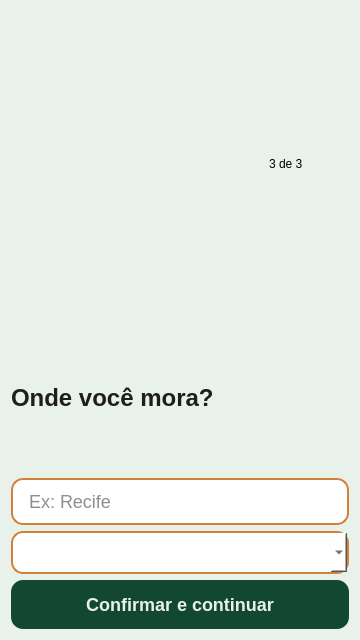
<?xml version="1.0" encoding="UTF-8"?>
<ui version="4.0">
 <class>Form</class>
 <widget class="QWidget" name="Form">
  <property name="geometry">
   <rect>
    <x>0</x>
    <y>0</y>
    <width>360</width>
    <height>640</height>
   </rect>
  </property>
  <property name="minimumSize">
   <size>
    <width>360</width>
    <height>640</height>
   </size>
  </property>
  <property name="maximumSize">
   <size>
    <width>360</width>
    <height>640</height>
   </size>
  </property>
  <property name="windowTitle">
   <string>Form</string>
  </property>
  <property name="styleSheet">
   <string>QWidget { background-color: #E9F2EA; font-family: &quot;Roboto Flex&quot;; }
QPushButton { background-color: #124831; color: #E9F2EA; font-family: &quot;Roboto Flex&quot;; font-weight: 700; font-size: 18px; border-radius: 12px; padding: 14px; border: none; }
QPushButton:hover { background-color: #0a3020; }
QLineEdit { border: 2px solid #D2813A; color: #1E1E1E; background-color: #FFFFFF; border-radius: 12px; font-size: 18px; padding: 10px 14px; }
QLineEdit:focus { border-color: #124831; }
QComboBox { border: 2px solid #D2813A; background-color: #FFFFFF; color: #1E1E1E; border-radius: 12px; font-size: 16px; padding: 9px 12px; }
QLabel#code_sent_label { font-family: &quot;Roboto Flex&quot;; font-weight: 700; font-size: 24px; color: #1E1E1E; }</string>
  </property>
  <layout class="QVBoxLayout" name="verticalLayout_2">
   <item>
    <layout class="QHBoxLayout" name="horizontalLayout_2">
     <item>
      <widget class="QLabel" name="progress1">
        <property name="text">
         <string/>
        </property>
        <property name="pixmap">
         <pixmap>gui/images/mark-on.png</pixmap>
       </property>
      </widget>
     </item>
     <item>
      <widget class="QLabel" name="progress2">
       <property name="text">
        <string/>
       </property>
        <property name="pixmap">
         <pixmap>gui/images/mark-on.png</pixmap>
        </property>
       </widget>
      </item>
      <item>
       <widget class="QLabel" name="progress3">
        <property name="text">
         <string/>
        </property>
        <property name="pixmap">
         <pixmap>gui/images/mark-on.png</pixmap>
       </property>
      </widget>
     </item>
     <item>
      <widget class="QLabel" name="label_5">
       <property name="text">
        <string>3 de 3</string>
       </property>
      </widget>
     </item>
    </layout>
   </item>
   <item>
    <layout class="QVBoxLayout" name="verticalLayout">
     <item>
      <layout class="QHBoxLayout" name="horizontalLayout">
       <item>
        <layout class="QVBoxLayout" name="verticalLayout_5">
         <item>
          <widget class="QLabel" name="code_sent_label">
           <property name="text">
            <string>Onde você mora?</string>
           </property>
          </widget>
         </item>
        </layout>
       </item>
      </layout>
     </item>
     <item>
      <widget class="QLineEdit" name="town_lineedit"><property name="placeholderText"><string>Ex: Recife</string></property></widget>
     </item>
     <item>
      <widget class="QComboBox" name="state_combobox"/>
     </item>
     <item>
      <widget class="QPushButton" name="next_button">
       <property name="text">
        <string>Confirmar e continuar</string>
       </property>
       <property name="icon">
        <iconset>
         <normaloff>gui/images/okay-icon.png</normaloff>gui/images/okay-icon.png</iconset>
       </property>
      </widget>
     </item>
    </layout>
   </item>
  </layout>
 </widget>
 <resources/>
 <connections/>
</ui>
